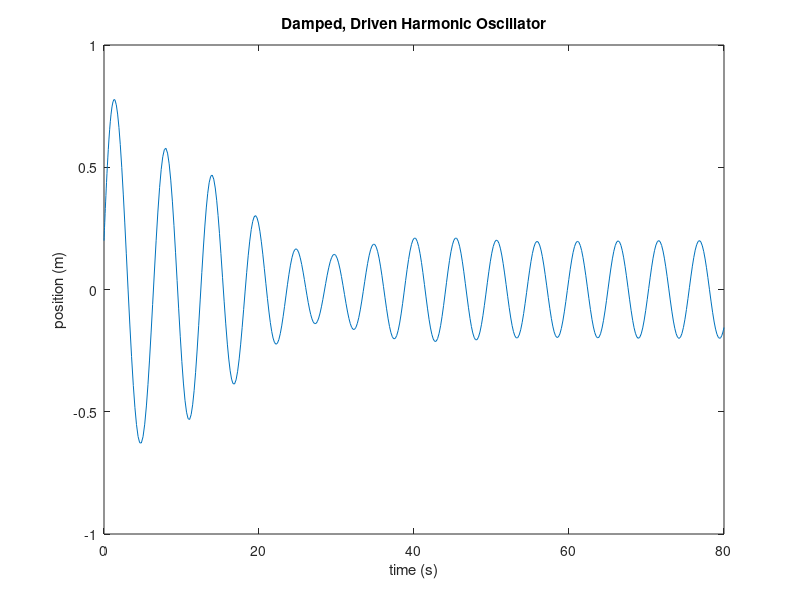

Here is the MATLAB script that generated this plot:
function pendulum2 
omega = 1;      % resonant frequency = sqrt(k/m)
b = 0.2;        % drag coeficient per unit mass
A = 0.1;        % driving amplitude per unit mass
omega0 = 1.2;   % driving frequency

tBegin = 0;     % time begin
tEnd = 80;      % time end

x0 = 0.2;       % initial position
v0 = 0.8;       % initial velocitie

a = omega^2;    % calculate a coeficient from resonant frequency

% Use Runge-Kutta 45 integrator to solve the ODE
[t,w] = ode45(@derivatives, [tBegin tEnd], [x0 v0]);
x = w(:,1);     % extract positions from first column of w matrix
v = w(:,2);     % extract velocities from second column of w matrix

plot(t,x);

title('Damped, Driven Harmonic Oscillator');
ylabel('position (m)');
xlabel('time (s)');

    % Function defining derivatives dx/dt and dv/dt
    % uses the parameters a, b, A, omega0 in main program but changeth them not
    function derivs = derivatives(tf,wf)
        xf = wf(1);            % wf(1) stores x
        vf = wf(2);            % wf(2) stores v
        dxdt = vf;                                     % set dx/dt = velocity
        dvdt = -a * xf - b * vf + A * sin(omega0*tf);  % set dv/dt = acceleration
        derivs = [dxdt; dvdt];  % return the derivatives
    end
    end